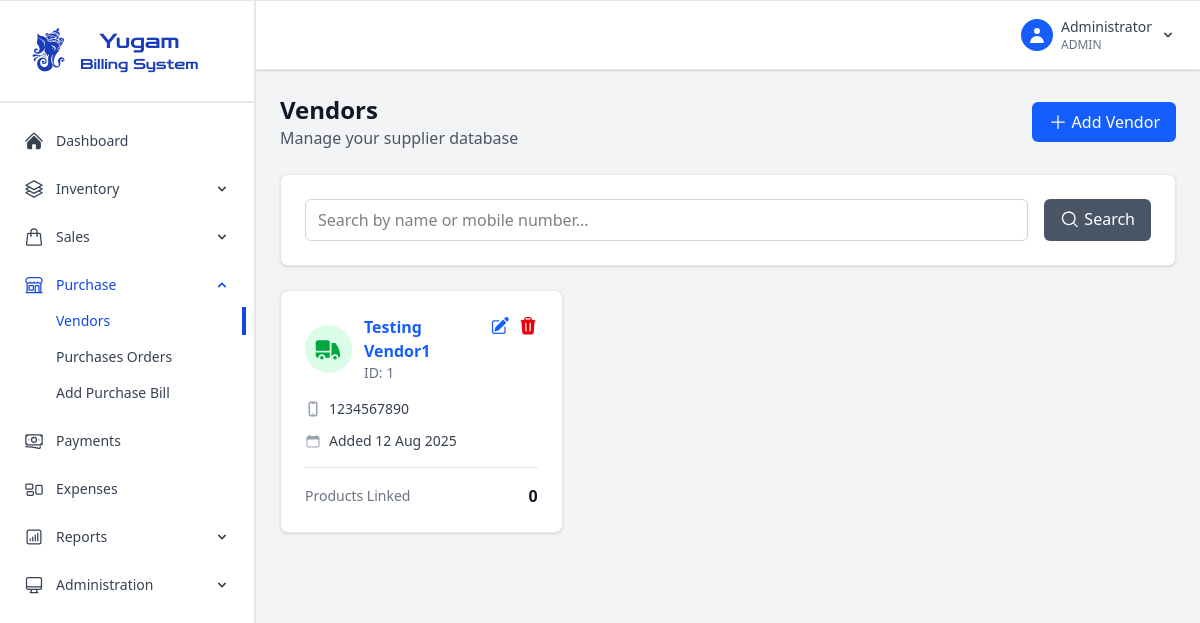
Page /vendors (signed in) on the committed database.
### app.py (models this page shows, shortened)
class User(UserMixin, db.Model):
    id = db.Column(db.Integer, primary_key=True)
    mobile_number = db.Column(db.String(15), unique=True, nullable=False)
    password_hash = db.Column(db.String(120), nullable=False)
    role = db.Column(db.String(20), nullable=False)  # admin, employee, owner
    name = db.Column(db.String(100), nullable=False)
    created_at = db.Column(db.DateTime, default=datetime.utcnow)

class Vendor(db.Model):
    id = db.Column(db.Integer, primary_key=True)
    name = db.Column(db.String(100), nullable=False)
    mobile_number = db.Column(db.String(15), unique=True, nullable=False)
    gst_number = db.Column(db.String(15))
    address = db.Column(db.Text)
    products_supplied = db.Column(db.Text)
    created_at = db.Column(db.DateTime, default=datetime.utcnow)

### app.py (the view, shortened to what this page needs)
@app.route('/vendors')
@login_required
def vendors():
    page = request.args.get('page', 1, type=int)
    search = request.args.get('search', '', type=str)
    query = Vendor.query
    vendors = query.paginate(
        page=page, per_page=10, error_out=False
    )
    return render_template('vendors.html', vendors=vendors, search=search)

### app.py (called while the page is built)
@login_manager.user_loader
def load_user(user_id):
    return User.query.get(int(user_id))

@app.context_processor
def inject_datetime():
    return {'datetime': datetime}

### templates/vendors.html (shortened to what this page needs)
{% extends "base.html" %}
{% block content %}
<div class="space-y-6">
    <div class="flex flex-col sm:flex-row justify-between items-start sm:items-center">
        <div>
            <h1 class="text-2xl font-bold text-gray-900">Vendors</h1>
            <p class="text-gray-600">Manage your supplier database</p>
        </div>
        <a href="{{ url_for('add_vendor') }}" class="mt-4 sm:mt-0 bg-blue-600 hover:bg-blue-700 text-white px-4 py-2 rounded-md transition-colors duration-200 flex items-center">
            <svg xmlns="http://www.w3.org/2000/svg" viewBox="0 0 24 24" fill="currentColor" class="size-5 mr-1">
                <path fill-rule="evenodd" d="M12 3.75a.75.75 0 0 1 .75.75v6.75h6.75a.75.75 0 01 0 1.5h-6.75v6.75a.75.75 0 0 1-1.5 0v-6.75H4.5a.75.75 0 0 1 0-1.5h6.75V4.5a.75.75 0 0 1 .75-.75Z" clip-rule="evenodd" />
              </svg>
              Add Vendor
        </a>
    </div>
    <div class="bg-white rounded-lg shadow-sm border border-gray-200 p-6">
        <form method="GET" class="flex flex-col sm:flex-row gap-4">
            <div class="flex-1">
                <input
                    type="text"
                    name="search"
                    value="{{ search }}"
                    placeholder="Search by name or mobile number..."
                    class="w-full border border-gray-300 rounded-md px-3 py-2 focus:outline-none focus:ring-2 focus:ring-blue-500"
                >
            </div>
            <button type="submit" class="bg-gray-600 hover:bg-gray-700 text-white px-4 py-2 rounded-md transition-colors duration-200 justify-center flex" >
                  Search
            </button>
        </form>
    </div>
    <div class="grid grid-cols-1 md:grid-cols-2 lg:grid-cols-3 gap-6">
        {% for vendor in vendors.items %}
        <div class="bg-white rounded-lg shadow-sm border border-gray-200 p-6 hover:shadow-md transition-shadow">
            <div class="flex justify-between items-start mb-4">
                <div class="flex items-center space-x-3">
                    <div class="w-12 h-12 bg-green-100 rounded-full flex items-center justify-center">
                    </div>
                    <div>
                        <a href="{{ url_for('vendor_detail', vendor_id=vendor.id) }}">
                            <h3 class="font-semibold text-blue-600 hover:text-blue-800 cursor-pointer">{{ vendor.name }}</h3>
                        </a>
                        <p class="text-sm text-gray-500">ID: {{ vendor.id }}</p>
                    </div>
                </div>
                <div class="flex space-x-2">
                    <a href="{{ url_for('edit_vendor', vendor_id=vendor.id) }}"
                       class="text-blue-600 hover:text-blue-900 transition-colors duration-200">
                    </a>
                    <button class="delete-vendor-btn text-red-600 hover:text-red-900 transition-colors duration-200"
                            data-vendor-id="{{ vendor.id }}"
                            data-vendor-name="{{ vendor.name }}">
                    </button>
                </div>
            </div>
            <div class="space-y-3">
                <div class="flex items-center space-x-2">
                    <div class=" text-gray-400 text-sm">
                        </div>
                    <span class="text-sm text-gray-700">{{ vendor.mobile_number }}</span>
                </div>
                <div class="flex items-center space-x-2">
                    <i class="text-gray-400 text-sm">
                    </i>
                    <span class="text-sm text-gray-700">Added {{ vendor.created_at.strftime('%d %b %Y') }}</span>
                </div>
            </div>
            <div class="mt-4 pt-4 border-t border-gray-200">
                <div class="flex justify-between items-center">
                    <span class="text-sm text-gray-500">Products Linked</span>
                    <span class="font-semibold text-gray-900">{{ vendor.products|length if vendor.products else 0 }}</span>
                </div>
            </div>
        </div>
        {% endfor %}
    </div>
</div>
{% endblock %}

### templates/base.html (shortened to what this page needs)
<!DOCTYPE html>
<html lang="en">
<head>
    <link rel="stylesheet" href="{{url_for('static',filename='css/output.css')}}">
    <script src="https://cdn.jsdelivr.net/npm/@tailwindcss/browser@4"></script>
</head>
<body class="bg-gray-100 not-print:border-t-1 border-gray-200 shadow-sm overflow-hidden">
    {% if current_user.is_authenticated %}
    <div class="flex h-screen">
        <div class="w-64 fixed h-full overflow-y-auto border-r-2 border-gray-200 bg-white text-gray-700 pb-3">
            <div class="p-5 border-b-2 border-gray-200">
                <div class="flex items-center text-blue-800">
                    <div class="flex flex-col">
                        <h1 class="text-xl font-medium zen-dots-regular text-center">Yugam</h1>
                    <p class="text-sm zen-dots-regular">Billing System</p>
                    </div>
                </div>
            </div>
            <nav class="mt-4">
                <ul class="space-y-1">
                    <li class="p-1">
                        <a href="{{ url_for('dashboard') }}" class="flex items-center px-5 py-2 text-sm hover:ring-1 hover:ring-blue-500 hover:rounded-md ">
                            Dashboard
                        </a>
                    </li>
                    <li class="p-1">
                        <div class="group">
                            <button class="flex items-center justify-between w-full px-5 py-2 text-sm hover:ring-1 hover:ring-blue-500 hover:rounded-md ">
                                <div class="flex items-center">
                                    Inventory
                                </div>
                                <svg id="arrow" class="w-4 h-4" fill="currentColor" viewBox="0 0 20 20">
                                    <path fill-rule="evenodd" d="M5.293 7.293a1 1 0 011.414 0L10 10.586l3.293-3.293a1 1 0 111.414 1.414l-4 4a1 1 0 01-1.414 0l-4-4a1 1 0 010-1.414z" clip-rule="evenodd"/>
                                </svg>
                            </button>
                        </div>
                    </li>
                    <li class="p-1">
                        <div class="group">
                            <button class="flex items-center justify-between w-full px-5 py-2 text-sm hover:ring-1 hover:ring-blue-500 hover:rounded-md ">
                                <div class="flex items-center">
                                    Sales
                                </div>
                                <svg id="arrow" class="w-4 h-4" fill="currentColor" viewBox="0 0 20 20">
                                    <path fill-rule="evenodd" d="M5.293 7.293a1 1 0 011.414 0L10 10.586l3.293-3.293a1 1 0 111.414 1.414l-4 4a1 1 0 01-1.414 0l-4-4a1 1 0 010-1.414z" clip-rule="evenodd"/>
                                </svg>
                            </button>
                        </div>
                    </li>
                    <li class="p-1">
                        <div class="group">
                            <button class="flex items-center justify-between w-full px-5 py-2 text-sm hover:ring-1 hover:ring-blue-500 hover:rounded-md {% if request.endpoint in ['vendors', 'add_vendor', 'edit_vendor', 'vendor_detail','purchases', 'purchase_detail','purchase_billing'] %}font-medium text-blue-700{% endif %}">
                                <div class="flex items-center">
                                    Purchase
                                </div>
                                <svg id="arrow" class="w-4 h-4" fill="currentColor" viewBox="0 0 20 20">
                                    <path fill-rule="evenodd" d="M5.293 7.293a1 1 0 011.414 0L10 10.586l3.293-3.293a1 1 0 111.414 1.414l-4 4a1 1 0 01-1.414 0l-4-4a1 1 0 010-1.414z" clip-rule="evenodd"/>
                                </svg>
                            </button>
                            <ul class="overflow-hidden hidden">
                                <li class="p-1">
                                    <a href="{{ url_for('vendors') }}" class="flex items-center px-12 py-1 text-sm hover:ring-1 hover:ring-blue-500 hover:rounded-md transition-colors {% if request.endpoint in ['vendors', 'add_vendor', 'edit_vendor', 'vendor_detail'] %}font-medium text-blue-700 border-r-4 border-blue-700{% endif %}">
                                        Vendors
                                    </a>
                                </li>
                                <li class="p-1">
                                    <a href="{{ url_for('purchases') }}" class="flex items-center px-12 py-1 text-sm hover:ring-1 hover:ring-blue-500 hover:rounded-md transition-colors ">
                                        Purchases Orders
                                    </a>
                                </li>
                                <li class="p-1">
                                    <a href="{{ url_for('add_purchase') }}" class="flex items-center px-12 py-1 text-sm hover:ring-1 hover:ring-blue-500 hover:rounded-md transition-colors ">
                                        Add Purchase Bill
                                    </a>
                                </li>
                            </ul>
                        </div>
                    </li>
                    <li class="p-1">
                        <a href="{{ url_for('payments') }}" class="flex items-center px-5 py-2 text-sm hover:ring-1 hover:ring-blue-500 hover:rounded-md ">
                            Payments
                        </a>
                    </li>
                    <li class="p-1">
                        <a href="{{ url_for('expenses') }}" class="flex items-center px-5 py-2 text-sm hover:ring-1 hover:ring-blue-500 hover:rounded-md ">
                            Expenses
                        </a>
                    </li>
                    {% if current_user.role in ['admin', 'owner'] %}
                    <li class="p-1">
                        <div class="group">
                            <button class="flex items-center justify-between w-full px-5 py-2 text-sm hover:ring-1 hover:ring-blue-500 hover:rounded-md ">
                                <div class="flex items-center">
                                    Reports
                                </div>
                                <svg id="arrow" class="w-4 h-4" fill="currentColor" viewBox="0 0 20 20">
                                    <path fill-rule="evenodd" d="M5.293 7.293a1 1 0 011.414 0L10 10.586l3.293-3.293a1 1 0 111.414 1.414l-4 4a1 1 0 01-1.414 0l-4-4a1 1 0 010-1.414z" clip-rule="evenodd"/>
                                </svg>
                            </button>
                        </div>
                    </li>
                    {% endif %}
                    {% if current_user.role in ['admin', 'owner'] %}
                    <li class="p-1">
                        <div class="group">
                            <button class="flex items-center justify-between w-full px-5 py-2 text-sm hover:ring-1 hover:ring-blue-500 hover:rounded-md ">
                                <div class="flex items-center">
                                    Administration
                                </div>
                                <svg id="arrow" class="w-4 h-4" fill="currentColor" viewBox="0 0 20 20">
                                    <path fill-rule="evenodd" d="M5.293 7.293a1 1 0 011.414 0L10 10.586l3.293-3.293a1 1 0 111.414 1.414l-4 4a1 1 0 01-1.414 0l-4-4a1 1 0 010-1.414z" clip-rule="evenodd"/>
                                </svg>
                            </button>
                        </div>
                    </li>
                    {% endif %}
                </ul>
            </nav>
        </div>
        <div class="flex-1 ml-64 overflow-hidden mb-3">
            <header class="bg-white shadow-sm border-b border-gray-200 px-6 py-4">
                <div class="flex justify-between items-center">
                    <div class="flex items-center space-x-4">
                        <div class="relative group">
                            <button class="flex items-center space-x-2 text-gray-700 hover:text-gray-900 focus:outline-none">
                                <div class="w-8 h-8 bg-blue-600 rounded-full flex items-center justify-center">
                                    <svg class="w-5 h-5 text-white" fill="currentColor" viewBox="0 0 20 20">
                                        <path fill-rule="evenodd" d="M10 9a3 3 0 100-6 3 3 0 000 6zm-7 9a7 7 0 1114 0H3z" clip-rule="evenodd"/>
                                    </svg>
                                </div>
                                <div class="text-left">
                                    <p class="text-sm font-medium">{{ current_user.name }}</p>
                                    <p class="text-xs text-gray-500">{{ current_user.role.upper() }}</p>
                                </div>
                                <svg class="w-4 h-4 transition-transform duration-200" fill="currentColor" viewBox="0 0 20 20" id="arrow">
                                    <path fill-rule="evenodd" d="M5.293 7.293a1 1 0 011.414 0L10 10.586l3.293-3.293a1 1 0 111.414 1.414l-4 4a1 1 0 01-1.414 0l-4-4a1 1 0 010-1.414z" clip-rule="evenodd"/>
                                </svg>
                            </button>
                        </div>
                    </div>
                </div>
            </header>
            <main class="overflow-y-auto h-full" style="padding-bottom: 60px;">
                <div class="p-6">
                    {% block content %}{% endblock %}
                </div>
            </main>
        </div>
    </div>
    {% endif %}
</body>
</html>

### rows in the picture
User: name "Administrator", role "ADMIN"
Vendor: name "Testing Vendor1", id "1", mobile_number "1234567890", created_at "12 Aug 2025", products|length "0"
